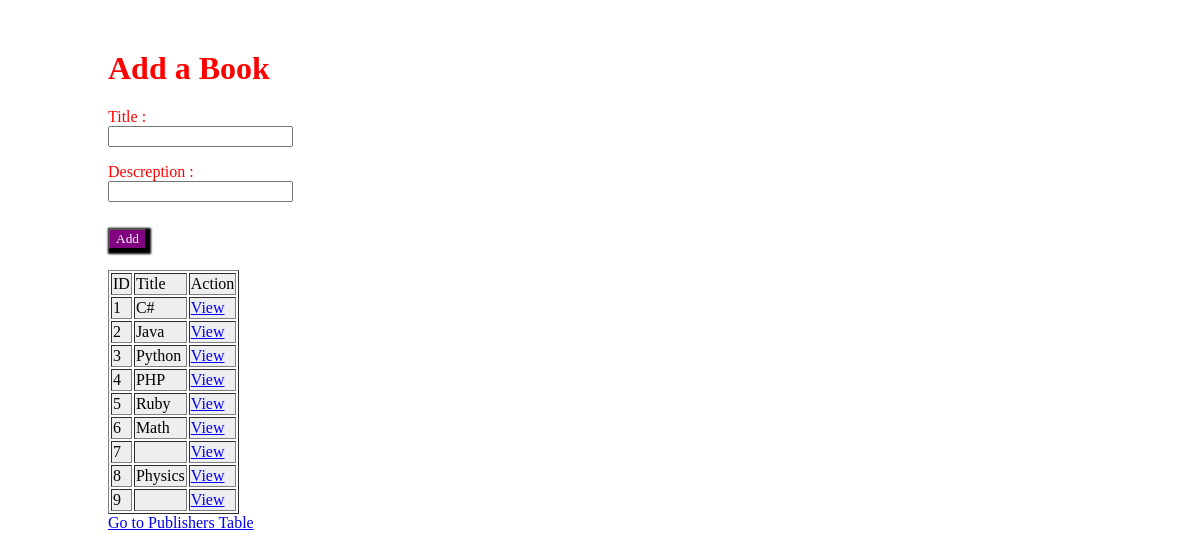
Before: / with the older database file.
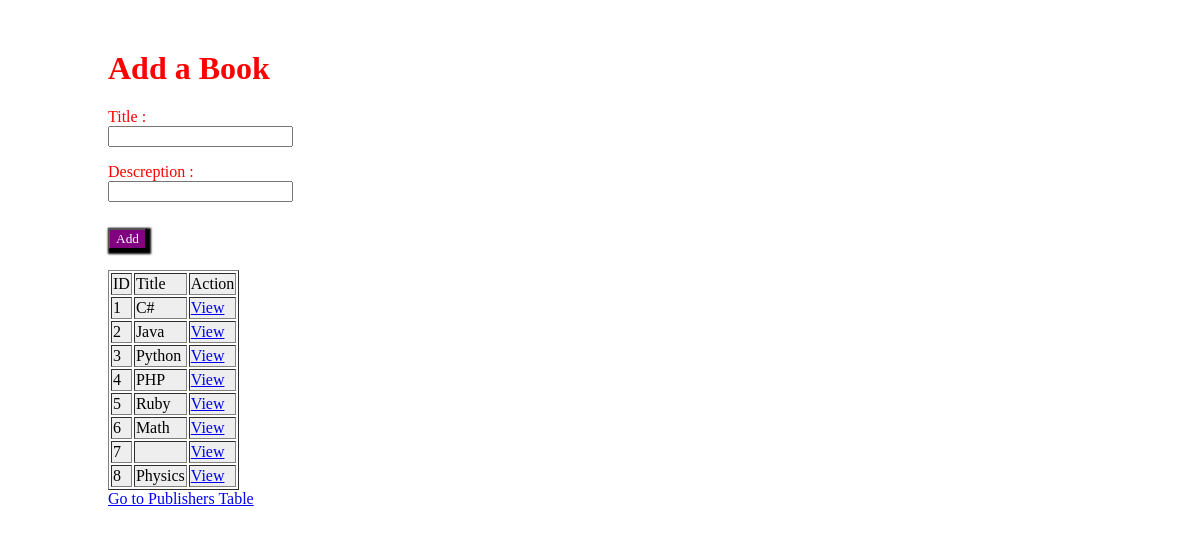
After: the same page with the newer database file.
### App/models.py (models this page shows)
class Book(models.Model):
	title = models.CharField(max_length=255)
	desc=models.TextField()
	created_at = models.DateTimeField(auto_now_add=True)
	updated_at = models.DateTimeField(auto_now=True)

### App/views.py (the view)
# urls.py: path('', views.index),
def index(request):
    context={
        'books':Book.objects.all()
    }
    return render (request , 'index.html' , context)

### App/templates/index.html (shortened to what this page needs)
<!DOCTYPE html>
<html lang="en">
<head>
</head>
<body>
    <main>
        <form action="/addBook" , method="post">
            <h1>Add a Book</h1>
            <p>Title : <span><input  type="text" name="title"></span></p>
            <p>Descreption :<span><input type="text" name="desc"></span></p>
            <input class="btn" type="submit" , value="Add">
        </form>
        <table border="1">
            <thead>
                <td>ID</td>
                <td>Title</td>
                <td>Action</td>
            </thead>
            {%for bk in books%}
            <tr>
                <td>{{bk.id}}</td>
                <td>{{bk.title}}</td>
                <td><a href="/books/{{bk.id}}">View</a></td>
            </tr>
            {%endfor%}
        </table>
        <a href="/goToPublisher">Go to Publishers Table</a>
    </main>
</body>
</html>

Changed rows visible on the page:
removed Book: id "9"
